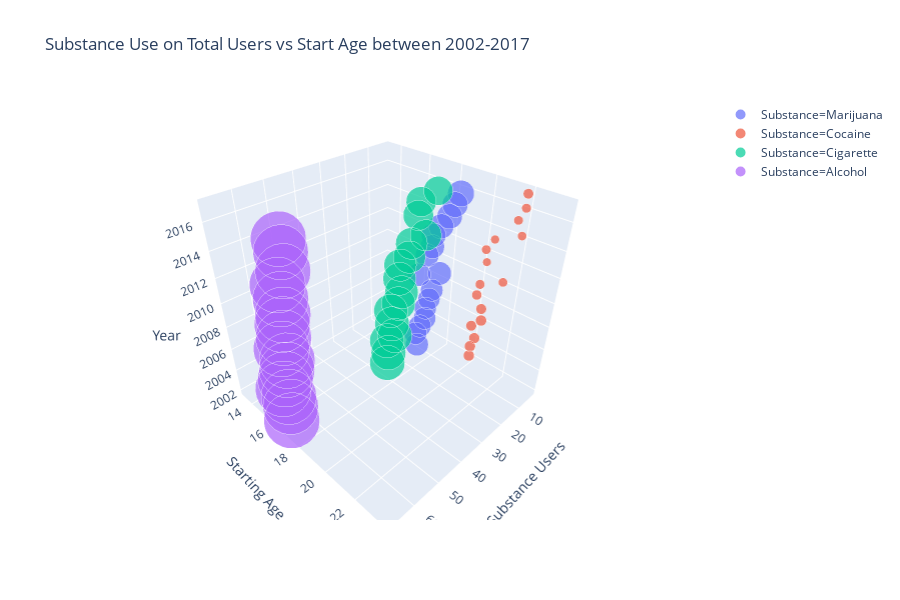

The cell this chart's notebook holds for it:
### Code cell
px.scatter_3d(df, z="Year", y="StartAge", x="TotalUsers", 
           size="TotalUsers", color="Substance", hover_name="Substance",labels={"StartAge":'Starting Age',"TotalUsers":'% Substance Users'},
           log_x=False, size_max=55, range_x=[1,70], range_y=[13, 24],title='Substance Use on Total Users vs Start Age between 2002-2017',)

### Figure 1 — Plotly figure (JSON) as saved in the notebook; plotly's stock layout.template omitted (floating-point values rounded to 4 significant figures)
{"data": [{"hoverlabel": {"namelength": 0}, "hovertemplate": "<b>%{hovertext}</b><br><br>Substance=Marijuana<br>% Substance Users=%{marker.size}<br>Starting Age=%{y}<br>Year=%{z}", "hovertext": ["Marijuana", "Marijuana", "Marijuana", "Marijuana", "Marijuana", "Marijuana", "Marijuana", "Marijuana", "Marijuana", "Marijuana", "Marijuana", "Marijuana", "Marijuana", "Marijuana", "Marijuana", "Marijuana"], "legendgroup": "Substance=Marijuana", "marker": {"color": "#636efa", "size": [11, 10.6, 10.6, 10.4, 10.3, 10.1, 10.4, 11.4, 11.6, 11.5, 12.1, 12.6, 13.2, 13.5, 13.9, 15], "sizemode": "area", "sizeref": 0.02208, "symbol": "circle"}, "mode": "markers", "name": "Substance=Marijuana", "scene": "scene", "showlegend": true, "type": "scatter3d", "x": [11, 10.6, 10.6, 10.4, 10.3, 10.1, 10.4, 11.4, 11.6, 11.5, 12.1, 12.6, 13.2, 13.5, 13.9, 15], "y": [17, 16.8, 17.1, 17.4, 17.4, 17.6, 17.8, 17, 18.4, 17.5, 17.9, 18, 18.5, 19, 19.3, 19.7], "z": [2002, 2003, 2004, 2005, 2006, 2007, 2008, 2009, 2010, 2011, 2012, 2013, 2014, 2015, 2016, 2017]}, {"hoverlabel": {"namelength": 0}, "hovertemplate": "<b>%{hovertext}</b><br><br>Substance=Cocaine<br>% Substance Users=%{marker.size}<br>Starting Age=%{y}<br>Year=%{z}", "hovertext": ["Cocaine", "Cocaine", "Cocaine", "Cocaine", "Cocaine", "Cocaine", "Cocaine", "Cocaine", "Cocaine", "Cocaine", "Cocaine", "Cocaine", "Cocaine", "Cocaine", "Cocaine", "Cocaine"], "legendgroup": "Substance=Cocaine", "marker": {"color": "#EF553B", "size": [2.5, 2.5, 2.4, 2.3, 2.5, 2.3, 2.1, 1.9, 1.8, 1.5, 1.8, 1.6, 1.7, 1.8, 1.9, 2.2], "sizemode": "area", "sizeref": 0.02208, "symbol": "circle"}, "mode": "markers", "name": "Substance=Cocaine", "scene": "scene", "showlegend": true, "type": "scatter3d", "x": [2.5, 2.5, 2.4, 2.3, 2.5, 2.3, 2.1, 1.9, 1.8, 1.5, 1.8, 1.6, 1.7, 1.8, 1.9, 2.2], "y": [19.8, 19.8, 20, 19.7, 20.3, 20.2, 19.8, 19.9, 21.2, 20.1, 20, 20.4, 21.8, 21.5, 21.8, 21.8], "z": [2002, 2003, 2004, 2005, 2006, 2007, 2008, 2009, 2010, 2011, 2012, 2013, 2014, 2015, 2016, 2017]}, {"hoverlabel": {"namelength": 0}, "hovertemplate": "<b>%{hovertext}</b><br><br>Substance=Cigarette<br>% Substance Users=%{marker.size}<br>Starting Age=%{y}<br>Year=%{z}", "hovertext": ["Cigarette", "Cigarette", "Cigarette", "Cigarette", "Cigarette", "Cigarette", "Cigarette", "Cigarette", "Cigarette", "Cigarette", "Cigarette", "Cigarette", "Cigarette", "Cigarette", "Cigarette", "Cigarette"], "legendgroup": "Substance=Cigarette", "marker": {"color": "#00cc96", "size": [26, 25.4, 24.9, 24.9, 25, 24.3, 24, 23.3, 23, 22.1, 22.1, 21.3, 20.8, 19.4, 19.1, 17.9], "sizemode": "area", "sizeref": 0.02208, "symbol": "circle"}, "mode": "markers", "name": "Substance=Cigarette", "scene": "scene", "showlegend": true, "type": "scatter3d", "x": [26, 25.4, 24.9, 24.9, 25, 24.3, 24, 23.3, 23, 22.1, 22.1, 21.3, 20.8, 19.4, 19.1, 17.9], "y": [16.9, 16.9, 16.7, 17.3, 17.1, 16.9, 17.4, 17.5, 17.3, 17.2, 17.8, 17.8, 18.6, 17.9, 18, 18.8], "z": [2002, 2003, 2004, 2005, 2006, 2007, 2008, 2009, 2010, 2011, 2012, 2013, 2014, 2015, 2016, 2017]}, {"hoverlabel": {"namelength": 0}, "hovertemplate": "<b>%{hovertext}</b><br><br>Substance=Alcohol<br>% Substance Users=%{marker.size}<br>Starting Age=%{y}<br>Year=%{z}", "hovertext": ["Alcohol", "Alcohol", "Alcohol", "Alcohol", "Alcohol", "Alcohol", "Alcohol", "Alcohol", "Alcohol", "Alcohol", "Alcohol", "Alcohol", "Alcohol", "Alcohol", "Alcohol", "Alcohol"], "legendgroup": "Substance=Alcohol", "marker": {"color": "#ab63fa", "size": [66.1, 65, 65.1, 66.5, 66, 65.8, 66, 66.8, 66.4, 66.2, 66.7, 66.3, 66.6, 65.7, 64.8, 65.7], "sizemode": "area", "sizeref": 0.02208, "symbol": "circle"}, "mode": "markers", "name": "Substance=Alcohol", "scene": "scene", "showlegend": true, "type": "scatter3d", "x": [66.1, 65, 65.1, 66.5, 66, 65.8, 66, 66.8, 66.4, 66.2, 66.7, 66.3, 66.6, 65.7, 64.8, 65.7], "y": [16.6, 16.4, 16.4, 16.4, 16.6, 16.8, 17, 16.9, 17.1, 17.1, 17.4, 17.3, 17.3, 17.6, 17.4, 17.6], "z": [2002, 2003, 2004, 2005, 2006, 2007, 2008, 2009, 2010, 2011, 2012, 2013, 2014, 2015, 2016, 2017]}], "layout": {"height": 600, "legend": {"itemsizing": "constant", "tracegroupgap": 0}, "scene": {"domain": {"x": [0, 0.98], "y": [0, 1]}, "xaxis": {"range": [1, 70], "title": {"text": "% Substance Users"}}, "yaxis": {"range": [13, 24], "title": {"text": "Starting Age"}}, "zaxis": {"title": {"text": "Year"}}}, "title": {"text": "Substance Use on Total Users vs Start Age between 2002-2017"}}}
